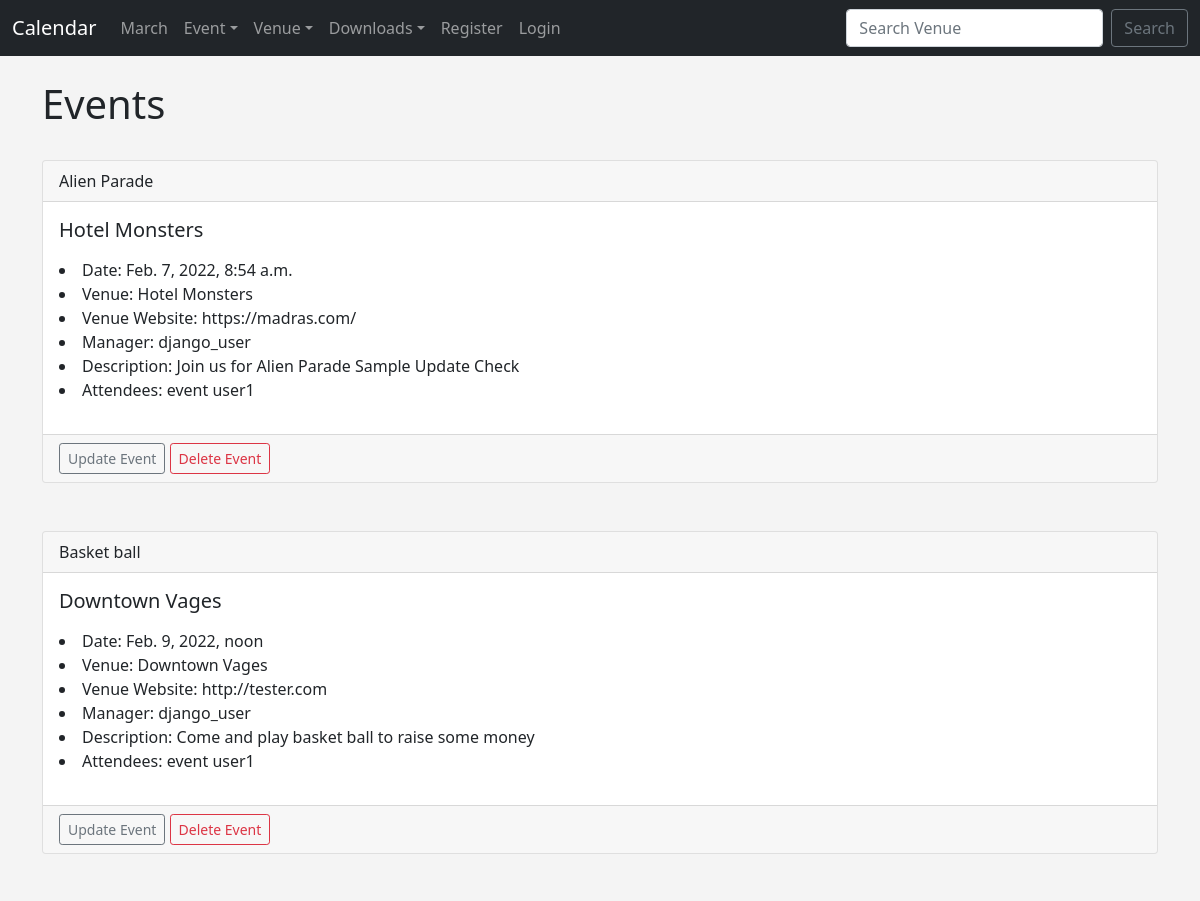
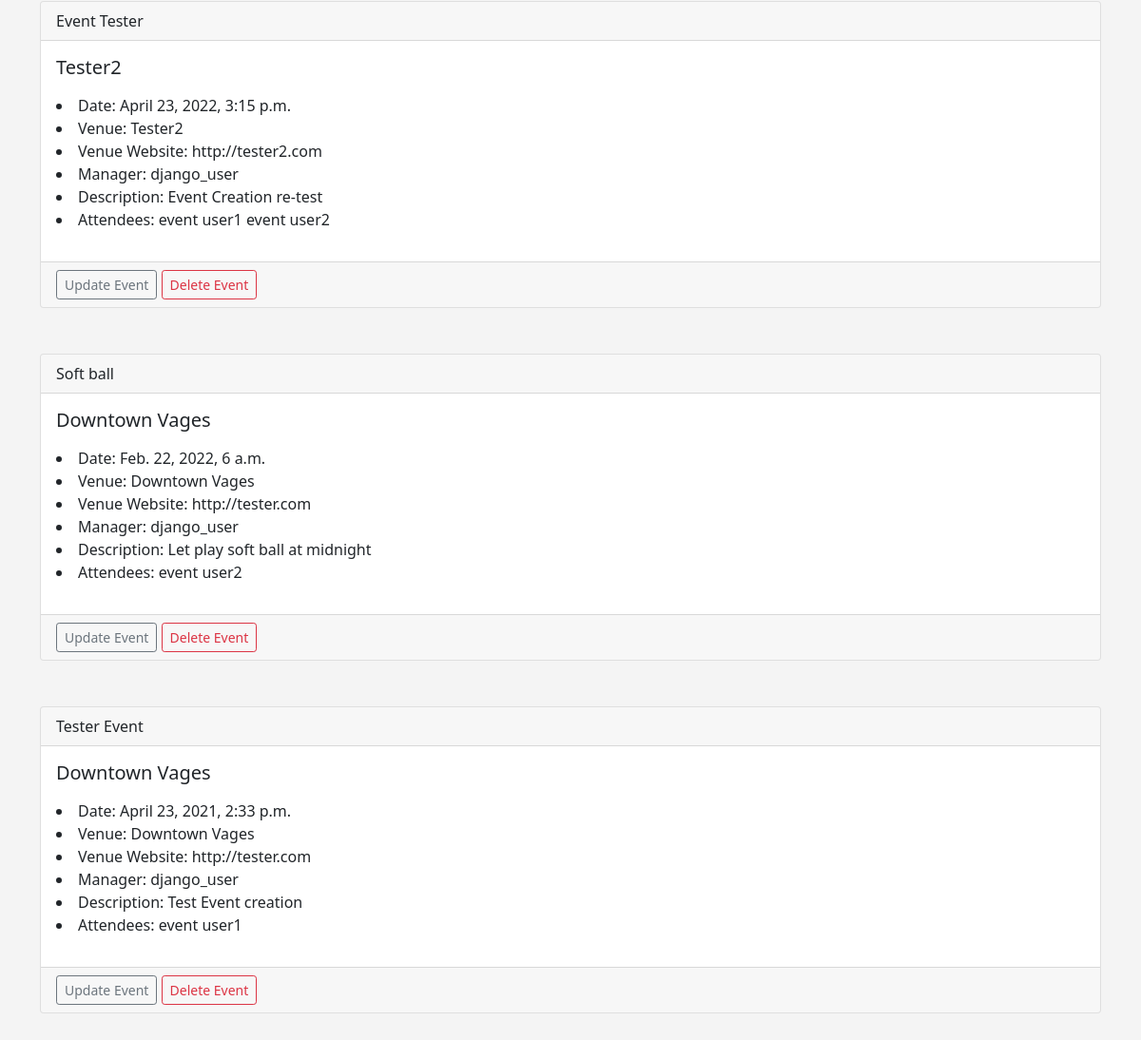
The page /events on the database as committed earlier (2 pictures, top to bottom).
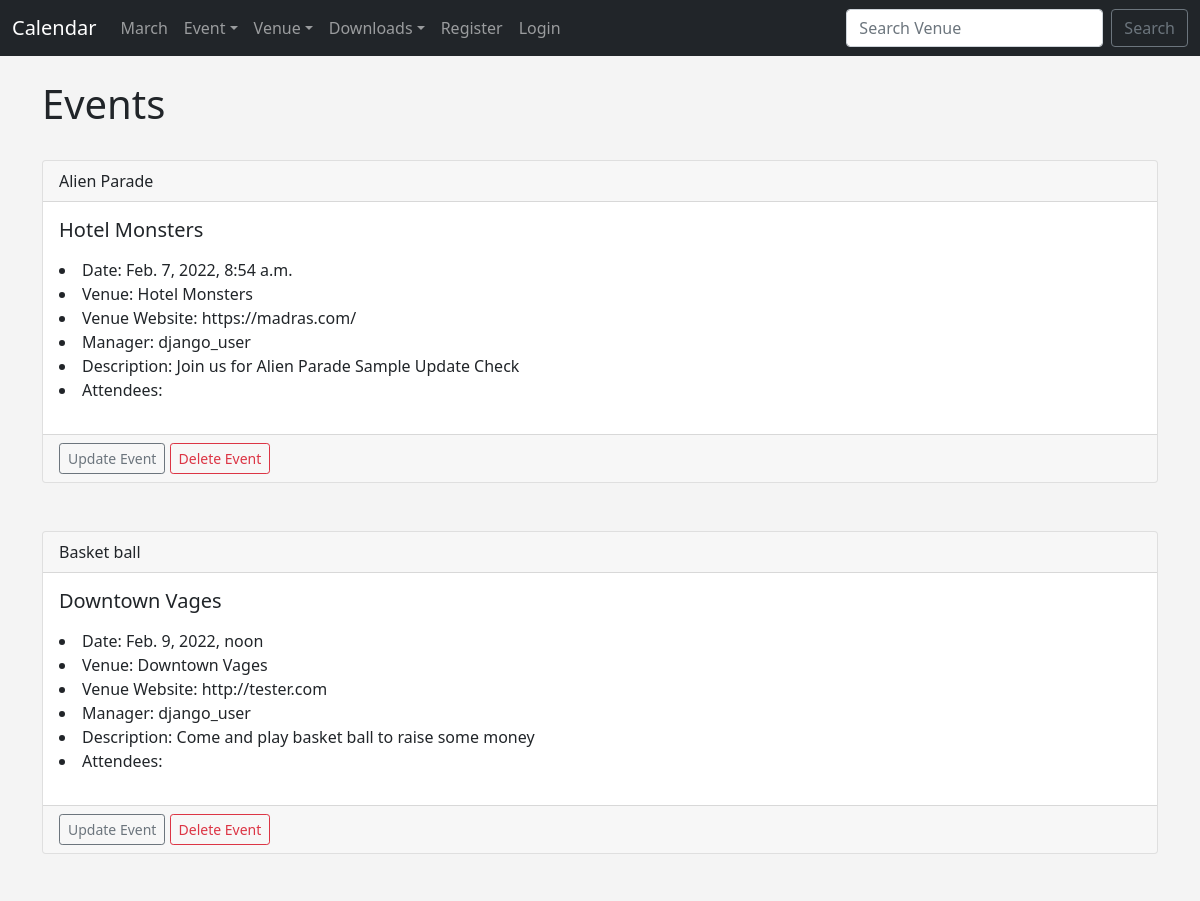
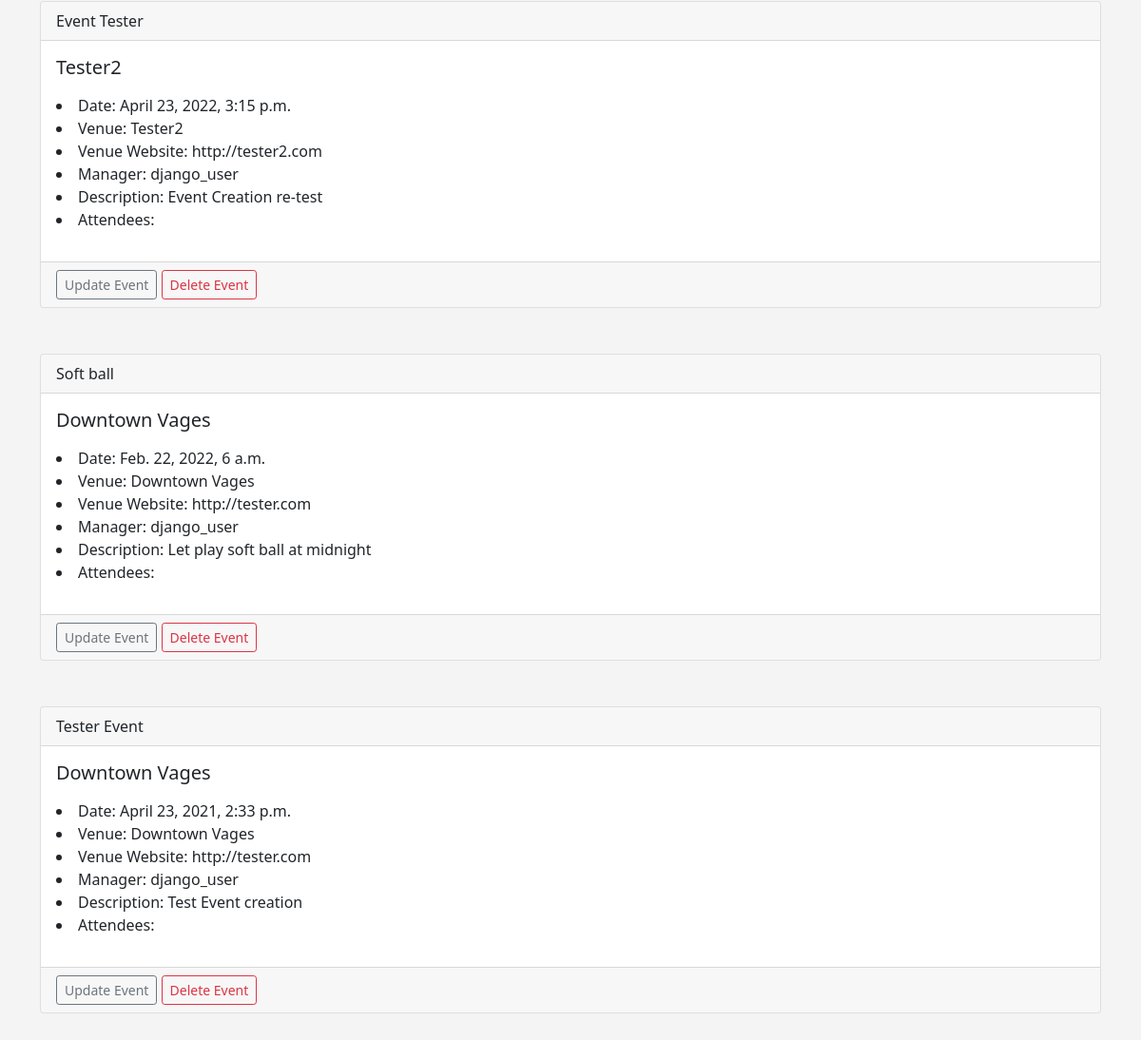
The same page on the database as committed later (2 pictures, top to bottom).
### events/models.py (models this page shows)
class Event(models.Model):
    name = models.CharField('Event Name', max_length=122)
    event_date = models.DateTimeField('Event Date', )
    venue = models.ForeignKey(Venue, blank=True, null=True, on_delete=models.CASCADE)
    manager = models.ForeignKey(users, blank=True, null=True, on_delete=models.SET_NULL)
    description = models.TextField(blank = True)
    attendees = models.ManyToManyField(User, blank= True)
    def __str__(self):
        return self.name

class Venue(models.Model):
    name = models.CharField('Venue Name', max_length=122)
    address = models.CharField(max_length=300)
    zip_code = models.CharField('Zip Code', max_length=122)
    phone = models.CharField('Contact Phone', max_length=122, blank=True)
    web = models.URLField('Website Address', blank=True)
    email_address = models.EmailField('Email Address', blank=True)
    def __str__(self):
        return self.name

class User(models.Model):
    first_name = models.CharField(max_length=30)
    last_name = models.CharField(max_length=30)
    email = models.EmailField('User Email')
    def __str__(self):
        return self.first_name + ' ' + self.last_name

### events/views.py (the view)
# urls.py: path('events', views.all_events, name="list-events"),
def all_events(request):
    event_list = Event.objects.all().order_by('name')
    return render(request,
        "events/event_list.html",
        {
            "event_list": event_list
        })

### events/templates/events/event_list.html
{% extends 'events/base.html' %}
{% block content %}
    <h1>Events</h1>
    <br>
    {% for event in event_list %}
    <div class="card">
        <div class="card-header">
            {{ event }}
        </div>
        <div class="card-body">
          <h5 class="card-title">{{ event.venue }}</h5>
          <p class="card-text">
            <li>Date: {{ event.event_date }}</li>
            <li>Venue: {{ event.venue }}</li>
            <li>Venue Website: {{ event.venue.web }}</li>
            <li>Manager: {{ event.manager }}</li>
            <li>Description: {{ event.description }}</li>
            <li>Attendees: {% for user in event.attendees.all %} {{ user }} {% endfor %} </li>
          </p>
        </div>
        <div class="card-footer text-muted">
          <a href="{% url 'update_event' event.id %}" class="btn btn-outline-secondary btn-sm">Update Event</a>
          <a href="{% url 'delete_event' event.id %}" class="btn btn-outline-danger btn-sm">Delete Event</a>
        </div>
      </div>
        <br><br>
    {% endfor %}
{% endblock%}

### events/templates/events/base.html (shortened to what this page needs)
<!doctype html>
<html lang="en">
  <head>
    <link href="https://cdn.jsdelivr.net/npm/bootstrap@5.0.2/dist/css/bootstrap.min.css" rel="stylesheet">
  </head>
  <body>
      {% include 'events/navbar.html' %}
      <br>
      <div class="container">
        {% block content %}
        {% endblock %}
      </div>
  </body>
</html>

### events/templates/events/navbar.html (shortened to what this page needs)
<nav class="navbar navbar-expand-lg navbar-dark bg-dark">
    <div class="container-fluid">
      <a class="navbar-brand" href="{% url 'home' %}">Calendar</a>
      <div class="collapse navbar-collapse" id="navbarSupportedContent">
        <ul class="navbar-nav me-auto mb-2 mb-lg-0">
          <li class="nav-item">
            <a class="nav-link" href="{% url 'home' '2022' 'March' %}">March</a>
          </li>
          <li class="nav-item dropdown">
            <a class="nav-link dropdown-toggle" href="#" id="navbarDropdown" role="button" data-bs-toggle="dropdown" aria-expanded="false">Event</a>
          </li>
          <li class="nav-item dropdown">
            <a class="nav-link dropdown-toggle" href="#" id="navbarDropdown" role="button" data-bs-toggle="dropdown" aria-expanded="false">Venue</a>
          </li>
          <li class="nav-item dropdown">
            <a class="nav-link dropdown-toggle" href="#" id="navbarDropdown" role="button" data-bs-toggle="dropdown" aria-expanded="false">Downloads</a>
          </li>
          {% if user.is_authenticated %}
            <li class="nav-item">
              <a class="nav-link" href="{% url 'logout' %}">Logout</a>
            </li>
          {% else %}
            <li class="nav-item">
              <a class="nav-link" href="{% url 'register_user' %}">Register</a>
            </li>
            <li class="nav-item">
              <a class="nav-link" href="{% url 'login' %}">Login</a>
            </li>
          {% endif %}
        </ul>
        <form class="d-flex" method=POST action="{% url 'search_venues' %}">
          <input class="form-control me-2" type="search" placeholder="Search Venue" aria-label="Search" name="searched">
          <button class="btn btn-outline-secondary" type="submit">Search</button>
        </form>
      </div>
    </div>
  </nav>

### events/templates/events/base.html (style rules this page uses)
body { background: #f4f4f4 ; }

Rows that differ between the two databases and show on the page:
removed User: first_name+last_name "event user1"
removed User: first_name+last_name "event user2"
